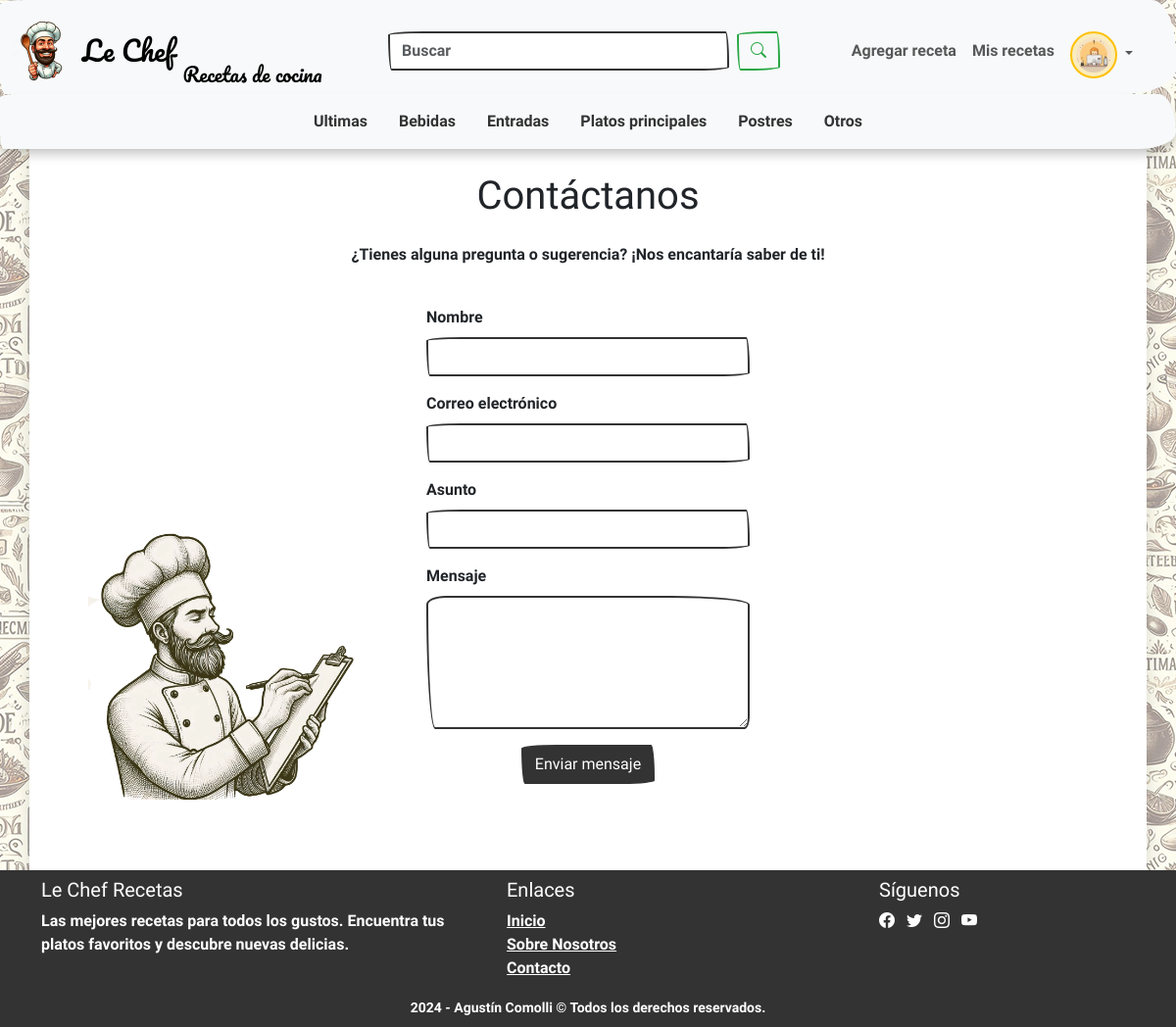
/contact (signed in), run on the app's committed database.
### app/models/categories.py (models this page shows, shortened)
class Category(db.Model):
    __tablename__ = "categories"
    id = db.Column(db.Integer, primary_key=True)
    name = db.Column(db.String(30), nullable=False)
    image_url = db.Column(db.String(200), nullable=False)
    recipes = db.relationship("Recipe", back_populates="category",
                              lazy="dynamic", cascade="all, delete-orphan")

### app/routes/main.py (the view)
@main.route("/contact", methods=["GET", "POST"])
def contact():
    if request.method == "POST":
        data = request.form.to_dict()
        timeout_value = 5
        try:
            response = requests.post(
                "https://formspree.io/f/xrbzqeoe",
                data=data,
                headers={"Accept": "application/json"},
                timeout=timeout_value
            )
            if response.status_code == 200:
                flash("Tu mensaje se ha enviado correctamente.", "success")
            else:
                flash("Lo lamentamos, no pudimos enviar tu mensaje.", "error")
        except requests.RequestException:
            flash("Error al intentar enviar el mensaje. Por favor, inténtalo de nuevo más tarde.",
                  "error")
        return redirect("/")
    else:
        return render_template("contact.html")

### app/utils/database.py (called while the page is built)
def get_categories() -> list[str]:
    result = db.session.execute(text("SELECT * FROM categories;"))
    categories = [{"id": category[0], "name": category[1], "image_url": category[2]}
                  for category in result.fetchall()]
    return categories

### app/templates/contact.html (shortened to what this page needs)
{% extends "base.html" %}
{% block main %}
<div class="container position-relative">
  <h1 class="mb-4">Contáctanos</h1>
  <p class="mb-4">¿Tienes alguna pregunta o sugerencia? ¡Nos encantaría saber de ti!</p>
  <form action="/contact" method="POST" class="d-flex flex-column align-items-center mb-5 py-3 mx-auto needs-validation" novalidate>
     <div class="form-group mb-3 d-flex flex-column align-items-start">
      <label for="name" class="form-label">Nombre</label>
      <input type="text" class="form-control account-input" id="name" name="name" required autocomplete="true">
    </div>
    <div class="form-group mb-3 d-flex flex-column align-items-start">
      <label for="email" class="form-label">Correo electrónico</label>
      <input type="email" class="form-control account-input" id="email" name="email" required autocomplete="true">
    </div>
    <div class="form-group mb-3 d-flex flex-column align-items-start">
      <label for="subject" class="form-label">Asunto</label>
      <input type="text" class="form-control account-input" id="subject" name="subject" required>
    </div>
    <div class="form-group mb-3 d-flex flex-column align-items-start">
      <label for="message" class="form-label">Mensaje</label>
      <textarea class="form-control account-input" id="message" name="message" rows="5" required></textarea>
    </div>
    <button type="submit" class="btn btn-primary">Enviar mensaje</button>
  </form>
  <img src="{{ url_for('static', filename='images/contact-form.webp') }}" class="position-absolute bottom-0 start-0 ms-sm-5 w-25 h-auto" alt="Imagen de fondo">
</div>
{% endblock %}

### app/templates/base.html (shortened to what this page needs)
<!DOCTYPE html>
<html lang="es">
<head>
  <link rel="stylesheet" href="{{ url_for('static', filename='styles/bootstrap/bootstrap.min.css') }}">
  <link rel="stylesheet" href="{{ url_for('static', filename='styles/bootstrap/bootstrap-icons.min.css') }}">
  <link rel="stylesheet" href="{{ url_for('static', filename='/styles/styles.css') }}">
</head>
<body class="d-flex flex-column justify-content-center min-vh-100">
  <header>
    <nav class="navbar navbar-expand-lg bg-body-tertiary pb-0 border-0">
      <div class="container-fluid">
        <div class="d-flex align-items-center justify-content-between w-100">
          <div class="equal-width d-flex justify-content-start">
            <a href="/" class="navbar-brand d-flex align-items-center">
              <img class="rounded-circle" src="{{ url_for('static', filename='images/le-chef.webp') }}" alt="Logo"
                height="64" width="64">
              <span class="ms-2 fs-3">Le Chef</span>
              <span class="mt-5 ms-2 fs-5 align-self-end d-none d-lg-inline fw-light">Recetas de cocina</span>
            </a>
          </div>
          <form class="d-none d-sm-flex mx-2 mt-2 mt-lg-0 search-bar">
            <input name="query" class="form-control me-2" type="search" placeholder="Buscar" aria-label="Search">
            <button class="btn btn-outline-success" type="submit">
              <i class="bi bi-search"></i>
            </button>
          </form>
          <div class="equal-width d-flex justify-content-end align-items-center">
            {% if session["user_id"] %}
            <div class="d-none d-sm-flex me-3 align-items-center">
              <ul class="navbar-nav ms-auto">
                <li class="nav-item"><a href="/recipe/new" class="nav-link">Agregar receta</a></li>
                <li class="nav-item"><a href="/my_recipes" class="nav-link">Mis recetas</a></li>
              </ul>
              <ul class="navbar-nav ms-auto mt-2">
                <li class="nav-item dropdown" title="User Info">
                  <a class="nav-link dropdown-toggle" href="#" role="button" data-bs-toggle="dropdown"
                    aria-expanded="false">
                    <img class="border border-warning rounded-circle bg-warning bg-opacity-25 p-1"
 alt="Imagen de perfil" width="48" height="48"
                      title="{{ session['username'] }}">
                  </a>
                </li>
              </ul>
            </div>
            {% else %}
            <div class="d-none d-lg-flex me-3">
              <a href="/register" class="nav-link me-3">Registrarse</a>
              <a href="/login" class="nav-link">Iniciar sesión</a>
            </div>
            {% endif %}
          </div>
        </div>
      </div>
    </nav>
    <nav class="navbar bg-body-tertiary border-0 pt-0" id="categories">
      <div class="container-fluid">
        <ul class="nav justify-content-center w-100 mt-2">
          <li class="nav-item"><a href="#" class="nav-link">Ultimas</a></li>
          {% for category in categories %}
          <li class="nav-item"><a href="#" class="nav-link">{{ category["name"] }}</a></li>
          {% endfor %}
        </ul>
      </div>
    </nav>
  </header>
  <main class="flex-grow-1 container py-4 text-center sm-border shadow">
    {% block main %}
    {% endblock %}
  </main>
  <footer class="bg-primary text-light pb-2">
    <div class="container mt-0 pt-2">
      <div class="row">
        <div class="col-md-5 mb-0">
          <h5>Le Chef Recetas</h5>
          <p>
            Las mejores recetas para todos los gustos. Encuentra tus platos favoritos y descubre nuevas delicias.
          </p>
        </div>
        <div class="col-md-4 mb-0">
          <h5>Enlaces</h5>
          <ul class="list-unstyled">
            <li><a href="/" class="text-light">Inicio</a></li>
            <li><a href="#" class="text-light">Sobre Nosotros</a></li>
            <li><a href="/contact" class="text-light">Contacto</a></li>
          </ul>
        </div>
        <div class="col-md-3 mb-0">
          <h5>Síguenos</h5>
          <a href="#" class="text-light me-2"><i class="bi bi-facebook"></i></a>
          <a href="#" class="text-light me-2"><i class="bi bi-twitter"></i></a>
          <a href="#" class="text-light me-2"><i class="bi bi-instagram"></i></a>
          <a href="#" class="text-light me-2"><i class="bi bi-youtube"></i></a>
        </div>
        <div class="text-center pt-2 pt-sm-0">
          <span><small>2024 - Agustín Comolli &copy; Todos los derechos reservados.</small></span>
        </div>
      </div>
    </div>
  </footer>
</body>
</html>

### app/static/styles/styles.css (style rules this page uses)
body { background-color: white; }
main { background-color: white; }
form { max-width: 450px; }
#categories { box-shadow: 0 0.5rem 0.5rem rgba(0, 0, 0, 0.15), 0 0.125rem 0.25rem rgba(0, 0, 0, 0.075); }
.navbar-brand { font-family: 'Pacifico', cursive; max-width: 100%; }
.search-bar { width: 300px; }
.equal-width { flex: 1 0 0; }
@media screen and (min-width: 450px) { body { background-image: url("../images/background.webp"); background-repeat: repeat; } }
@media screen and (min-width: 450px) { .search-bar { width: 400px; } }

### app/static/styles/partials/account.css (style rules this page uses)
.account-input { width: 330px; }

### data on the page
Category: name "Bebidas"
Category: name "Entradas"
Category: name "Platos principales"
Category: name "Postres"
Category: name "Otros"
